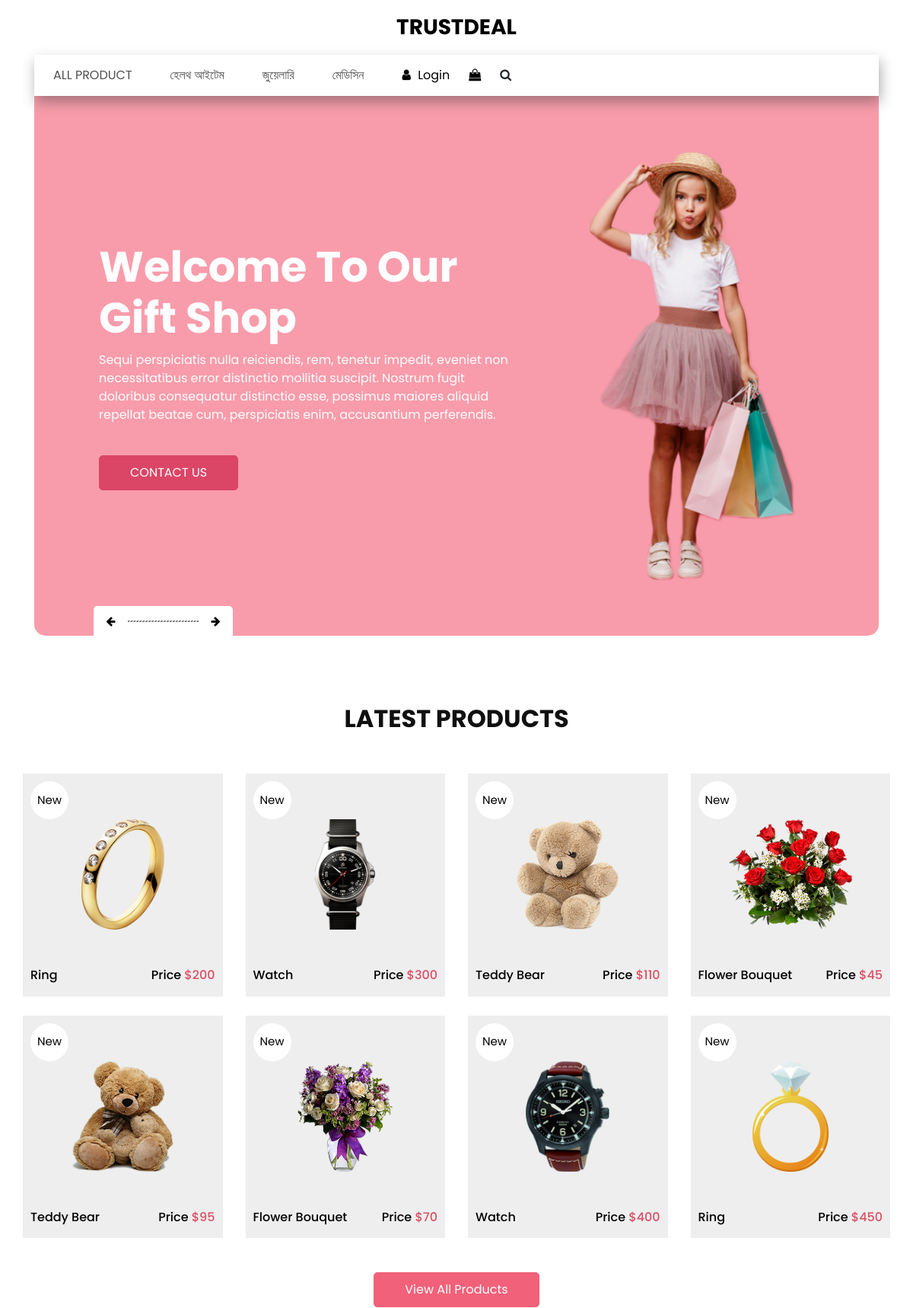
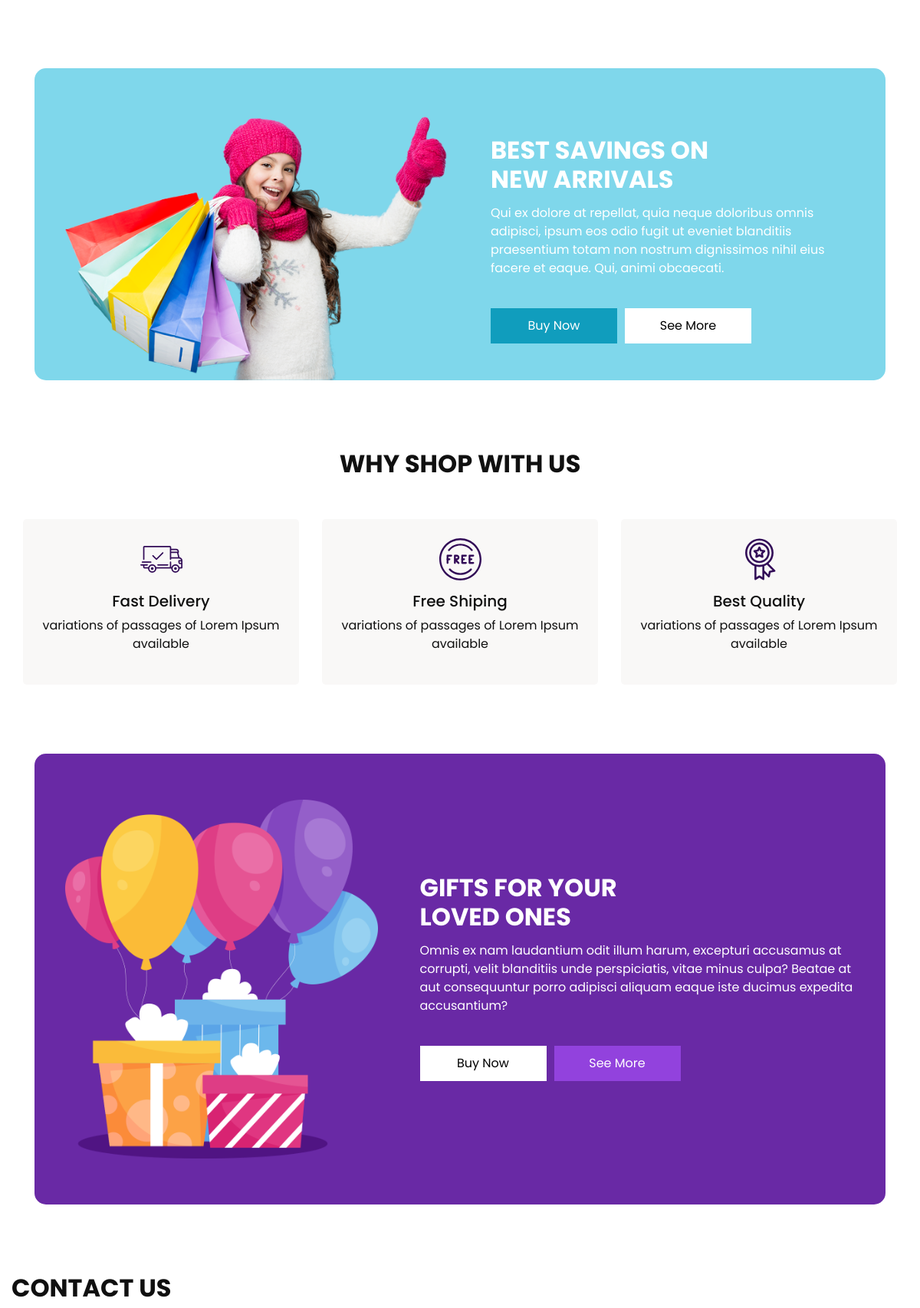
The page / (upper part) on the database its author committed (2 pictures, top to bottom).
### shop/models.py (models this page shows, shortened)
class Category(models.Model):
    name = models.CharField(max_length=120)
    create_at = models.DateTimeField(auto_now_add=True)

### shop/views.py (the view)
# urls.py: path('', views.home, name='home'),
def home(request):
    category = get_naviget_item()
    context = {
        'category':category
    }
    return render(request, 'home.html', context)

### shop/views.py (called while the page is built)
def get_naviget_item():
    return Category.objects.all()

### templates/home.html (shortened to what this page needs)
{% extends "base.html" %}
{% block body %}
<div class="hero_area">
  {% include "includ_files/banner.html" %}
</div>
<section class="shop_section layout_padding">
    <div class="container">
      <div class="heading_container heading_center">
        <h2>
          Latest Products
        </h2>
      </div>
      <div class="row">
        <div class="col-sm-6 col-md-4 col-lg-3">
          <div class="box">
            <a href="">
              <div class="img-box">
                <img src="images/p1.png" alt="">
              </div>
              <div class="detail-box">
                <h6>
                  Ring
                </h6>
                <h6>
                  Price
                  <span>
                    $200
                  </span>
                </h6>
              </div>
              <div class="new">
                <span>
                  New
                </span>
              </div>
            </a>
          </div>
        </div>
        <div class="col-sm-6 col-md-4 col-lg-3">
          <div class="box">
            <a href="">
              <div class="img-box">
                <img src="images/p2.png" alt="">
              </div>
              <div class="detail-box">
                <h6>
                  Watch
                </h6>
                <h6>
                  Price
                  <span>
                    $300
                  </span>
                </h6>
              </div>
              <div class="new">
                <span>
                  New
                </span>
              </div>
            </a>
          </div>
        </div>
        <div class="col-sm-6 col-md-4 col-lg-3">
          <div class="box">
            <a href="">
              <div class="img-box">
                <img src="images/p3.png" alt="">
              </div>
              <div class="detail-box">
                <h6>
                  Teddy Bear
                </h6>
                <h6>
                  Price
                  <span>
                    $110
                  </span>
                </h6>
              </div>
              <div class="new">
                <span>
                  New
                </span>
              </div>
            </a>
          </div>
        </div>
        <div class="col-sm-6 col-md-4 col-lg-3">
          <div class="box">
            <a href="">
              <div class="img-box">
                <img src="images/p4.png" alt="">
              </div>
              <div class="detail-box">
                <h6>
                  Flower Bouquet
                </h6>
                <h6>
                  Price
                  <span>
                    $45
                  </span>
                </h6>
              </div>
              <div class="new">
                <span>
                  New
                </span>
              </div>
            </a>
          </div>
        </div>
        <div class="col-sm-6 col-md-4 col-lg-3">
          <div class="box">
            <a href="">
              <div class="img-box">
                <img src="images/p5.png" alt="">
              </div>
              <div class="detail-box">
                <h6>
                  Teddy Bear
                </h6>
                <h6>
                  Price
                  <span>
                    $95
                  </span>
                </h6>
              </div>
              <div class="new">
                <span>
                  New
                </span>
              </div>
            </a>
          </div>
        </div>
        <div class="col-sm-6 col-md-4 col-lg-3">
          <div class="box">
            <a href="">
              <div class="img-box">
                <img src="images/p6.png" alt="">
              </div>
              <div class="detail-box">
                <h6>
                  Flower Bouquet
                </h6>
                <h6>
                  Price
                  <span>
                    $70
                  </span>
                </h6>
              </div>
              <div class="new">
                <span>
                  New
                </span>
              </div>
            </a>
          </div>
        </div>
        <div class="col-sm-6 col-md-4 col-lg-3">
          <div class="box">
            <a href="">
              <div class="img-box">
                <img src="images/p7.png" alt="">
              </div>
              <div class="detail-box">
                <h6>
                  Watch
                </h6>
                <h6>
                  Price
                  <span>
                    $400
                  </span>
                </h6>
              </div>
              <div class="new">
                <span>
                  New
                </span>
              </div>
            </a>
          </div>
        </div>
        <div class="col-sm-6 col-md-4 col-lg-3">
          <div class="box">
            <a href="">
              <div class="img-box">
                <img src="images/p8.png" alt="">
              </div>
              <div class="detail-box">
                <h6>
                  Ring
                </h6>
                <h6>
                  Price
                  <span>
                    $450
                  </span>
                </h6>
              </div>
              <div class="new">
                <span>
                  New
                </span>
              </div>
            </a>
          </div>
        </div>
      </div>
      <div class="btn-box">
        <a href="">
          View All Products
        </a>
      </div>
    </div>
  </section>
  <section class="saving_section ">
    <div class="box">
      <div class="container-fluid">
        <div class="row">
          <div class="col-lg-6">
            <div class="img-box">
              <img src="images/saving-img.png" alt="">
            </div>
          </div>
          <div class="col-lg-6">
            <div class="detail-box">
              <div class="heading_container">
                <h2>
                  Best Savings on <br>
                  new arrivals
                </h2>
              </div>
              <p>
                Qui ex dolore at repellat, quia neque doloribus omnis adipisci, ipsum eos odio fugit ut eveniet blanditiis praesentium totam non nostrum dignissimos nihil eius facere et eaque. Qui, animi obcaecati.
              </p>
              <div class="btn-box">
                <a href="#" class="btn1">
                  Buy Now
                </a>
                <a href="#" class="btn2">
                  See More
                </a>
              </div>
            </div>
          </div>
        </div>
      </div>
    </div>
  </section>
  <section class="why_section layout_padding">
    <div class="container">
      <div class="heading_container heading_center">
        <h2>
          Why Shop With Us
        </h2>
      </div>
      <div class="row">
        <div class="col-md-4">
          <div class="box ">
            <div class="img-box">
            </div>
            <div class="detail-box">
              <h5>
                Fast Delivery
              </h5>
              <p>
                variations of passages of Lorem Ipsum available
              </p>
            </div>
          </div>
        </div>
        <div class="col-md-4">
          <div class="box ">
            <div class="img-box">
            </div>
            <div class="detail-box">
              <h5>
                Free Shiping
              </h5>
              <p>
                variations of passages of Lorem Ipsum available
              </p>
            </div>
          </div>
        </div>
        <div class="col-md-4">
          <div class="box ">
            <div class="img-box">
            </div>
            <div class="detail-box">
              <h5>
                Best Quality
              </h5>
              <p>
                variations of passages of Lorem Ipsum available
              </p>
            </div>
          </div>
        </div>
      </div>
    </div>
  </section>
  <section class="gift_section layout_padding-bottom">
    <div class="box ">
      <div class="container-fluid">
        <div class="row">
          <div class="col-md-5">
            <div class="img_container">
              <div class="img-box">
                <img src="images/gifts.png" alt="">
              </div>
            </div>
          </div>
          <div class="col-md-7">
            <div class="detail-box">
              <div class="heading_container">
                <h2>
                  Gifts for your <br>
                  loved ones
                </h2>
              </div>
              <p>
                Omnis ex nam laudantium odit illum harum, excepturi accusamus at corrupti, velit blanditiis unde perspiciatis, vitae minus culpa? Beatae at aut consequuntur porro adipisci aliquam eaque iste ducimus expedita accusantium?
              </p>
              <div class="btn-box">
                <a href="#" class="btn1">
                  Buy Now
                </a>
                <a href="#" class="btn2">
                  See More
                </a>
              </div>
            </div>
          </div>
        </div>
      </div>
    </div>
  </section>
  <section class="contact_section ">
    <div class="container px-0">
      <div class="heading_container ">
        <h2 class="">
          Contact Us
        </h2>
      </div>
    </div>
  </section>
{% endblock body %}

### templates/includ_files/header.html (shortened to what this page needs)
<header class="header_section">
    <nav class="navbar navbar-expand-lg custom_nav-container ">
        <a class="navbar-brand" href="/">
            <span>
                TRUSTDEAL
            </span>
        </a>
        <div class="collapse navbar-collapse" id="navbarSupportedContent">
            <ul class="navbar-nav  ">
                <li class="nav-item">
                    <a class="nav-link" href="{% url 'shop:shop' %}">All Product</a>
                </li>
                {% for i in category %}
                <li class="nav-item">
                    <a class="nav-link" href="/shop/?filter={{i.name}}">{{i.name}}</a>
                </li>
                {% endfor %}
            </ul>
            <div class="user_option">
                <a href="">
                    <i class="fa fa-user" aria-hidden="true"></i>
                    <span>
                        Login
                    </span>
                </a>
                <a href="">
                    <i class="fa fa-shopping-bag" aria-hidden="true"></i>
                </a>
                <form class="form-inline ">
                    <button class="btn nav_search-btn" type="submit">
                        <i class="fa fa-search" aria-hidden="true"></i>
                    </button>
                </form>
            </div>
        </div>
    </nav>
</header>

### static/css/responsive.css (style rules this page uses)
@media (min-width: 1200px) { .container { max-width: 1170px; } }

### rows shown on the page
Category: name "হেলথ আইটেম"
Category: name "জুয়েলারি"
Category: name "মেডিসিন"
